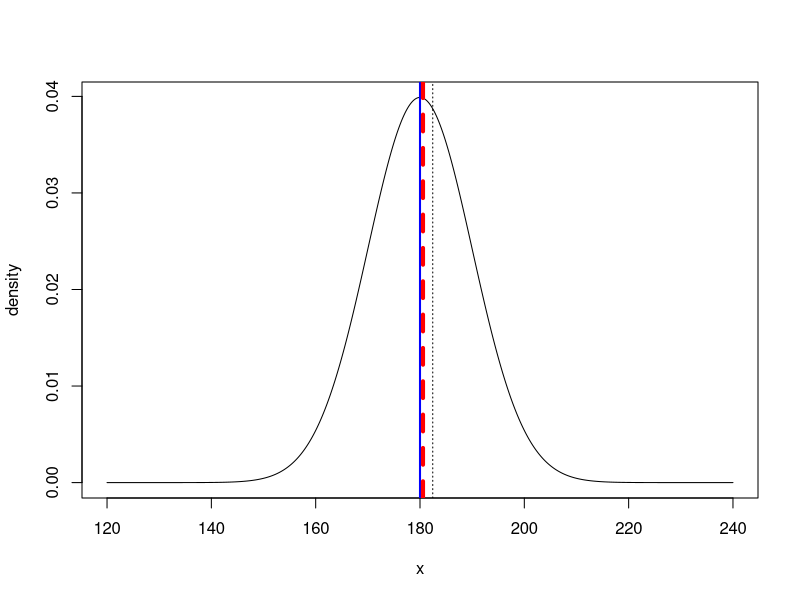

Generate this figure with R:
rm(list = ls())
DENSITY <- c('E[x]' = 180, 'S[x]' = 10)
POPULATION <- c(mu = 0, sigma = 0)
SAMPLE <- c(mu.hat = 0, sigma.hat = 0)

INFINITE <- 10001 ; N <- 501
x <- seq(120, 240, length = N)
y <- dnorm(x, DENSITY[1], DENSITY[2])
set.seed(79) ; population <- rnorm(N, DENSITY[1], DENSITY[2])
POPULATION[1] <- mean(population)
POPULATION[2] <- sd(population)
n <- 30 ; X <- sample(population, n)
SAMPLE[1] <- mean(X) ; SAMPLE[2] <- sd(X)

plot(x, y, type = 'l',
  xlab = 'x', ylab = 'density')
abline(v = DENSITY[1], lwd = 2, col = 'blue')
abline(v = POPULATION[1], lwd = 4, col = 'red', lty = 2)
abline(v = SAMPLE[1], lty = 3)

compare <- cbind(DENSITY, POPULATION, SAMPLE)
dimnames(compare)[[1]] <- c('mean', 'sd') ; compare
